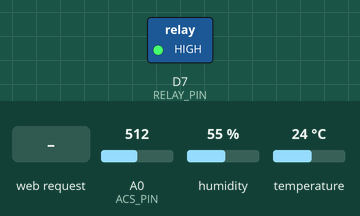
The program below on a simulated ESP8266 (NodeMCU). Shown: switched loads named in the program (green lamp = pin HIGH). The test bench sets the inputs (shaded band); at power-on: A0 (ACS_PIN) = 512, humidity 55 %, temperature 24 °C. WiFi joins after 1.5 s; servers stay silent unless stated; what the program prints to the serial monitor is not drawn.

Above: at 5.8 s.
5.9 s: HTTP request GET /api/on received
At 6.4 s:
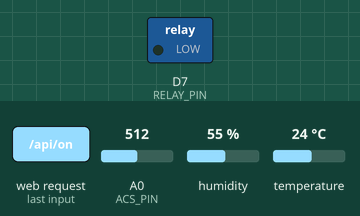
7.5 s: A0 (ACS_PIN) set to 847
9.0 s: A0 (ACS_PIN) set to 880
At 9.7 s:
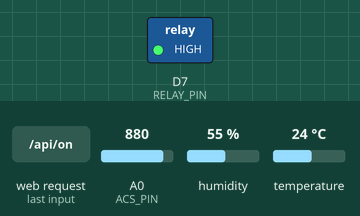
Timing chart, 0 to 12.0 s (numbered marks = the images above; inputs shaded):
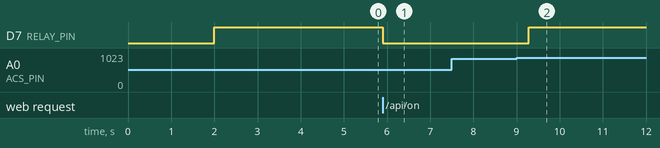

The program:

main.cpp
```cpp
#include <ESP8266WiFi.h>        //  เรียกไลบรารีสำหรับควบคุมชิป Wi-Fi ของ ESP8266
#include <ESP8266WebServer.h>   //  เรียกไลบรารีเพื่อสร้าง Web Server เพื่อใช้เขียน HTML
#include "DHT.h"                //  เรียกไลบรารีเซนเซอร์วัดอุณหภูมิ/ความชื้น DHT
#include <math.h>               //  เรียกฟังก์ชันคณิตศาสตร์ เผื่อใช้คำนวณ

// ======================== ตั้งค่าขา ========================
const int RELAY_PIN = D7;   // ขาที่สั่งเปิด/ปิดมอเตอร์ (ผ่านรีเลย์)
const int ACS_PIN   = A0;   // ขาอนาล็อกที่ต่อ ACS712 OUT
const int DHT_PIN   = D5;   // ขา DATA ของ DHT11

// ======================== DHT11 ========================
#define DHTTYPE DHT11
DHT dht(DHT_PIN, DHTTYPE);  // สร้างตัวแทนเซนเซอร์ DHT

float lastTemp = NAN;       // เก็บค่า Temp ล่าสุด กันค่าหายหรืออ่านผิดพลาด
float lastHumi = NAN;       // เก็บค่า Humi ล่าสุด กันค่าหายหรืออ่านผิดพลาด

// ======================== ค่า ACS712 ========================
// Overcurrent Protect
const float CURRENT_LIMIT_A    = 26;      // ถ้ากระแสเกิน 26A ระบบจะตัดการทำงานทันที (ปรับค่าได้)
bool faultOverCurrent          = false;   // เป็นตัวแปรสถานะจำว่าตอนนี้ระบบ ติด Fault หรือเปล่า
unsigned long lastProtectCheck = 0;

// แรงดันอ้างอิง ADC บนบอร์ด
const float ACS_VREF  = 5;          // แรงดันอ้างอิง
const float ACS_SENS  = 0.066;      // ใส่ค่าตามรุ่น
float acsOffsetAdc    = 512.0;      // ค่าเริ่มคร่าวๆ 1023 / 2 = 511.5

// ======================== Wi-Fi ========================
// โหมด STA ให้ต่อ wifi ในวงเดียวกัน (เผื่ออนาคตยังไม่ได้กำหนด)
const char* STA_SSID = "MyPhoneHotspot";   // name wifi
const char* STA_PASS = "12345678";         // pass wifi

// โหมด AP สำรอง เวลา Wifi ไม่เปิด/ต่อไม่ติด
const char* AP_SSID  = "My_AP";
const char* AP_PASS  = "KU80E76AE51";

ESP8266WebServer server(80);              // เปิดพอร์ต 80 HTTP มาตรฐาน รอรับคำสั่ง
String currentMode = "NONE";              // "STA" หรือ "AP"

// ======================== ฟังก์ชันช่วย ========================
String relayState() {
  // เช็คสถานะขารีเลย์ ส่งกลับเป็นข้อความ "ON" หรือ "OFF"
  return (digitalRead(RELAY_PIN) == LOW) ? "ON" : "OFF";  // LOW = ON (Active LOW)
}

// ======================================================================
// [CRITICAL] ฟังก์ชัน Calibrate หาจุดศูนย์ (Auto Zero Calibration)
// ** สำคัญมาก: ต้องรันตอนที่ "ไม่มีกระแสไหลผ่านมอเตอร์" เท่านั้น (Motor OFF) **
// เพื่อหาค่าแรงดันอ้างอิง (Offset) ที่แท้จริง ณ ขณะนั้น ป้องกันค่าเพี้ยนจากอุณหภูมิและสัญญาณรบกวน
// ======================================================================
void calibrateAcsOffset() {
  const int N = 500;                    // กำหนดให้อ่านค่า 500 รอบเพื่อหาค่าเฉลี่ยที่นิ่งที่สุด
  long sum    = 0;                      // ตัวแปรสำหรับรวมค่า ADC
  Serial.println("[ACS] Calibrating offset, กรุณาอย่าให้มีกระแสโหลด...");

  for (int i = 0; i < N; i++) {
    sum += analogRead(ACS_PIN);         // สะสมค่าแรงดัน
    delay(2);
  }

  acsOffsetAdc = (float)sum / (float)N; // หาค่าเฉลี่ยเพื่อใช้เป็นค่าอ้างอิงศูนย์
  Serial.print("[ACS] Offset ADC = ");
  Serial.println(acsOffsetAdc);
}

// --- อ่านกระแสจาก ACS712 แบบเบื้องต้น ---
float readCurrentA() {
  const int N = 100;               // อ่านค่า Analog 100 ครั้งหาค่าเฉลี่ย เพื่อลด Noise
  long sum    = 0;

  for (int i = 0; i < N; i++) {
    sum += analogRead(ACS_PIN);   // อ่านค่า Analog-to-Digital ล่าสุด
    delay(1);
  }

  float adcAvg = (float)sum / (float)N;                // หาค่าเฉลี่ย Analog-to-Digital ค่าที่เราอ่านได้จริงๆ
  float diff   = adcAvg - acsOffsetAdc;                // หาค่าความต่างจากจุดศูนย์
  float vDiff  = diff * (ACS_VREF / 1023);             // แปลงจากเลข Analog-to-Digital (0-1023) เป็นหน่วยแรงดัน Volt
  float amps   = vDiff / ACS_SENS;                     // แปลงหน่วยแรงดันเป็นกระแสแอมป์ (ตาม Sensitivity ของเซนเซอร์)

  // debug ดูใน Serial
  Serial.print("[ACS] adcAvg="); Serial.print(adcAvg);
  Serial.print("  offset=");    Serial.print(acsOffsetAdc);
  Serial.print("  diff=");      Serial.print(diff);
  Serial.print("  amps=");      Serial.println(amps);

  // ถ้าค่าน้อยมาก ให้ถือว่า = 0 (ตัด noise)
  if (amps < 0.2 && amps > -0.2) {                    // ตัด Noise เล็กๆ ทิ้งเพื่อให้หน้าจอนิ่งที่ 0.00A
    amps = 0.0;
  }

  // ไม่ต้องแปลงให้เป็นบวกเสมอ จะได้เห็นทิศทางด้วย
  return amps;                                        // ส่งค่ากระแสที่คำนวณได้กลับไปใช้งานต่อ
}

// อ่าน DHT11 แล้วเก็บค่าไว้ใน lastTemp / lastHumi
void readDhtSafe() {
  float t = dht.readTemperature(); // °C
  float h = dht.readHumidity();    // %RH

  if (!isnan(t) && !isnan(h)) {
    lastTemp = t;
    lastHumi = h;
    Serial.print("[DHT] T="); Serial.print(t);
    Serial.print("  H=");     Serial.println(h);
  } else {
    Serial.println("[DHT] Read failed");
  }
}

void connectWiFiSmart() {
  Serial.println("\n[WiFi] ลองเชื่อมต่อโหมด STA (Hotspot มือถือ)...");
  WiFi.mode(WIFI_STA);                     // สั่งให้ชิป WiFi ทำหน้าที่เป็น Station (STA) ผู้รับสัญญาณ
  WiFi.begin(STA_SSID, STA_PASS);          // ส่งตัวแปรชื่อ WiFi กับรหัสผ่านที่กำหนดไว้ไปให้ระบบ

  unsigned long start      = millis();     // สร้างตัวแปรเก็บ เวลา (ms) ปัจจุบัน นับตั้งแต่เริ่มเปิดบอร์ด
  unsigned long timeout_ms = 8000;         // ตั้งค่า Timeout ไว้ที่ 8,000 ms หรือ 8 s

  // สั่งให้บอร์ด วนลูปอยู่ตรงนี้ ตราบเท่าที่ ยังต่อ WiFi ไม่ติด และ เวลาก็ยังไม่เกิน 8 วินาทีที่เราตั้งไว้
  while (WiFi.status() != WL_CONNECTED && millis() - start < timeout_ms) {
    Serial.print(".");                     // พิมพ์จุด . ออกหน้าจอทุกๆ 0.4 วินาที เพื่อให้เรารู้ว่าบอร์ดไม่ได้ค้าง
    delay(400);
  }

  // เงิ่อนไข เช็คว่า ต่อติดแล้วใช่ไหม
  if (WiFi.status() == WL_CONNECTED) {    // ถ้าติด ให้จำไว้ในตัวแปรว่าตอนนี้เราอยู่ในโหมด STA
    currentMode = "STA";                  // ให้จำไว้ในตัวแปรว่าตอนนี้เราอยู่ในโหมด STA เพื่อเอาไปใช้ในฟังก์ชั่นอื่น

    // พิมพ์ข้อความบอกว่าสำเร็จแล้ว และโชว์หมายเลข IP Address ที่บอร์ดได้รับมา
    Serial.println("\n✅ ต่อ Wi-Fi มือถือ (STA) สำเร็จ");
    Serial.print("IP: ");
    Serial.println(WiFi.localIP());
  }
  else {                                  // ถ้าเป็นอื่นนอกจากนี้ ให้ทำข้างล่างนี้แทน
    Serial.println("\n❌ ต่อ STA ไม่ติด → เปิด AP Mode แทน");
    WiFi.mode(WIFI_AP);                   // สั่งสลับโหมด จากผู้รับ STA ให้กลายเป็น Access Point (AP) หรือ ผู้ปล่อยสัญญาณแทน
    WiFi.softAP(AP_SSID, AP_PASS);        // สั่งให้บอร์ดปล่อย WiFi ออกมาเองโดยใช้ ตัวแปรชื่อและรหัสผ่านที่กำหนดใว้
    currentMode = "AP";                   // จำไว้ว่าตอนนี้เราอยู่ในโหมด AP ปล่อย WiFi เองเพื่อเอาไปใช้ในฟังก์ชั่นอื่น

    // พิมพ์บอกสถานะว่าตอนนี้เปิดโหมดสำรองแล้วนะ และโชว์ IP ของบอร์ดเอง
    Serial.print("📡 AP SSID: ");
    Serial.println(AP_SSID);
    Serial.print("IP AP: ");
    Serial.println(WiFi.softAPIP());
  }
}

// ======================== API (สำหรับ JS + Python) ========================
void handleApiStatus() {
  String ipStr = (currentMode == "STA")
    ? WiFi.localIP().toString()
    : WiFi.softAPIP().toString();

  float currentA = readCurrentA();
  readDhtSafe();                        // อ่าน DHT ทุกครั้งที่มีการขอสถานะ

  // เตรียมค่า temp/humi เป็น JSON-friendly
  String tempStr = "null";
  String humiStr = "null";
  if (!isnan(lastTemp)) tempStr = String(lastTemp, 1);
  if (!isnan(lastHumi)) humiStr = String(lastHumi, 0);

  String json = "{";
  json += "\"relay\":\""    + relayState()        + "\",";
  json += "\"currentA\":"   + String(currentA, 2) + ",";                            // กระแส Batt -> Motor
  json += "\"temp\":"       + tempStr             + ",";
  json += "\"humi\":"       + humiStr             + ",";
  json += "\"fault\":"      + String(faultOverCurrent ? "true" : "false") + ",";
  json += "\"mode\":\""     + currentMode         + "\",";
  json += "\"ip\":\""       + ipStr               + "\"";
  json += "}";

  server.send(200, "application/json", json);
}

void handleApiOn() {
  if (faultOverCurrent) {
    Serial.println("[Relay] ON blocked: Overcurrent fault");
    // ไม่ยอม ON ถ้ายังมี fault
    handleApiStatus();
    return;
  }

  digitalWrite(RELAY_PIN, LOW);  // ON (ถ้า Active LOW)
  Serial.println("[Relay] ON");
  handleApiStatus();
}

void handleApiOff() {
  digitalWrite(RELAY_PIN, HIGH); // OFF
  faultOverCurrent = false;      // เคลียร์ fault เมื่อสั่ง OFF
  Serial.println("[Relay] OFF");
  handleApiStatus();
}

// ======================== หน้าเว็บหลัก (live) ========================
void handleRoot() {
  String html = R"HTML(
<!DOCTYPE html>
<html>
<head>
  <meta charset="utf-8">
  <title>AE-Project</title>
  <style>
    body { font-family: sans-serif; text-align: center; padding: 20px; }
    h2 { margin-bottom: 10px; }
    .btn {
      padding: 12px 28px;
      margin: 10px;
      font-size: 20px;
      border-radius: 6px;
      border: none;
      cursor: pointer;
    }
    .on  { background: #4CAF50; color: white; }
    .off { background: #f44336; color: white; }
    .card {
      border: 1px solid #ccc;
      padding: 15px;
      margin: 10px auto;
      max-width: 360px;
      border-radius: 8px;
    }
    .status { font-size: 18px; margin: 5px 0; }
  </style>
</head>
<body>
  <h2>AE-Project</h2>

  <div class="card">
    <h3>Motor Status [D7]</h3>
    <p class="status">Relay: <span id="relay">-</span></p>
    <button class="btn on"  onclick="sendCmd('on')">ON</button>
    <button class="btn off" onclick="sendCmd('off')">OFF</button>
  </div>

  <div class="card">
    <h3>กระแส (ACS712) [A0]</h3>
    <p class="status">Current: <span id="current">-</span> A</p>
  </div>

  <div class="card">
    <h3>อุณหภูมิ / ความชื้น (DHT11 [D5])</h3>
    <p class="status">Temp: <span id="temp">-</span> °C</p>
    <p class="status">Humi: <span id="humi">-</span> %RH</p>
  </div>

  <div class="card">
    <h3>Network</h3>
    <p class="status">Mode: <span id="mode">-</span></p>
    <p class="status">IP: <span id="ip">-</span></p>
  </div>

<script>
async function fetchStatus() {
  try {
    let res = await fetch('/api/status');
    let data = await res.json();
    document.getElementById('relay').innerText = data.relay;
    document.getElementById('currentA').innerText = data.current.toFixed(2);
    document.getElementById('mode').innerText  = data.mode;
    document.getElementById('ip').innerText    = data.ip;

    if (data.temp !== null) {
      document.getElementById('temp').innerText = data.temp.toFixed(1);
    } else {
      document.getElementById('temp').innerText = "-";
    }

    if (data.humi !== null) {
      document.getElementById('humi').innerText = data.humi.toFixed(0);
    } else {
      document.getElementById('humi').innerText = "-";
    }

  } catch(e) {
    console.log(e);
  }
}

async function sendCmd(cmd) {
  try {
    await fetch('/api/' + cmd);
    fetchStatus(); // อัปเดตสถานะทันทีหลังสั่ง
  } catch(e) {
    console.log(e);
  }
}

// ดึงสถานะทุก 3 วินาที (live)
setInterval(fetchStatus, 3000);
fetchStatus();
</script>
</body>
</html>
)HTML";

  server.send(200, "text/html", html);
}

// ======================== SETUP / LOOP ========================
void setup() {
  Serial.begin(115200);
  delay(2000);

  pinMode(RELAY_PIN, OUTPUT);
  digitalWrite(RELAY_PIN, HIGH);  // เริ่มต้นปิดไว้ก่อน (ถ้า Active LOW)

  pinMode(ACS_PIN, INPUT);

  dht.begin();

  connectWiFiSmart();

  calibrateAcsOffset();          // คาลิเบรต offset ตอน 0A (อย่าให้มีโหลดผ่าน ACS ตอนเปิดบอร์ด)

  server.on("/",          HTTP_GET, handleRoot);
  server.on("/api/status",HTTP_GET, handleApiStatus);
  server.on("/api/on",    HTTP_GET, handleApiOn);
  server.on("/api/off",   HTTP_GET, handleApiOff);

  server.begin();
  Serial.println("HTTP server started");
}

void loop() {
  server.handleClient();

  // ------ Overcurrent Protection ------
  unsigned long now = millis();
  if (now - lastProtectCheck >= 500) {     // เช็กทุก 500 ms (ครึ่งวิ)
    lastProtectCheck = now;

    float I = readCurrentA();              // อ่านกระแสล่าสุด
    if (I > CURRENT_LIMIT_A) {
      if (!faultOverCurrent) {
        Serial.print("[PROTECT] Over current! I = ");
        Serial.println(I);
      }
      faultOverCurrent = true;
      digitalWrite(RELAY_PIN, HIGH);       // ปิดมอเตอร์ (Active LOW → HIGH = OFF)
    }
  }
}
```

Measured:
- the behaviour switches between 863 and 864 on A0 (ACS_PIN) (found by bisection; images 1 and 2)
- after the input at 5.9 s, D7 (RELAY_PIN): HIGH → LOW at once
- after the input at 7.5 s, every drawn part: stays the same
- after the input at 9.0 s, D7 (RELAY_PIN): LOW → HIGH after 0.29 s
